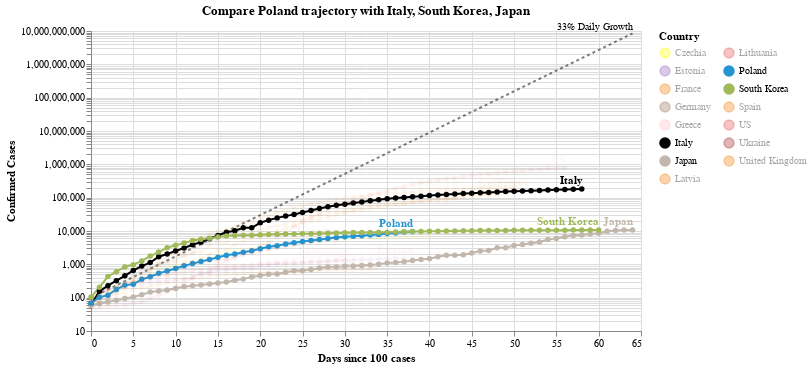

This figure's notebook cell:
### Code cell
#hide_input
chart3 = make_since_chart(['Poland'])
chart3

### Figure 1 — Vega-Lite specification as saved in the notebook (floating-point values rounded to 4 significant figures; data arrays with more than 128 entries replaced by an {"elided": "..."} marker saying what was removed)
{"config": {"view": {"continuousWidth": 400, "continuousHeight": 300}}, "layer": [{"mark": {"type": "line", "color": "black", "opacity": 0.5, "strokeDash": [3, 3]}, "encoding": {"x": {"type": "quantitative", "field": "Days since 100 cases"}, "y": {"type": "quantitative", "field": "Confirmed Cases"}}}, {"mark": {"type": "text", "align": "right", "dy": -6, "fontSize": 10, "text": "33% Daily Growth"}, "encoding": {"x": {"type": "quantitative", "field": "Days since 100 cases"}, "y": {"type": "quantitative", "field": "Confirmed Cases"}}, "transform": [{"filter": "(datum['Days since 100 cases'] >= 64)"}]}, {"data": {"name": "data-52cb7f5cdf0fc41d24ab2fdc43d3912e"}, "mark": {"type": "line", "point": true}, "encoding": {"color": {"type": "nominal", "field": "Country", "legend": {"columns": 2}, "scale": {"domain": ["Czechia", "Estonia", "France", "Germany", "Greece", "Italy", "Japan", "Latvia", "Lithuania", "Poland", "South Korea", "Spain", "US", "Ukraine", "United Kingdom"], "range": ["yellow", "#9467bd", "#F58518", "#9D755D", "pink", "black", "#C1B7AD", "#F58518", "#E45756", "#2495D3", "#A1BA59", "#F58518", "#E45756", "brown", "#F58518"]}}, "opacity": {"condition": {"value": 1, "selection": "selector011"}, "value": 0.05}, "tooltip": [{"type": "nominal", "field": "Country"}, {"type": "temporal", "field": "Date"}, {"type": "quantitative", "field": "Confirmed Cases"}, {"type": "quantitative", "field": "Days since 100 cases"}], "x": {"type": "quantitative", "field": "Days since 100 cases"}, "y": {"type": "quantitative", "field": "Confirmed Cases", "scale": {"type": "log"}}}, "selection": {"selector011": {"type": "multi", "fields": ["Country"], "bind": "legend", "init": [{"Country": "Poland"}, {"Country": "Italy"}, {"Country": "South Korea"}, {"Country": "Japan"}]}}, "width": 550}, {"data": {"name": "data-52cb7f5cdf0fc41d24ab2fdc43d3912e"}, "mark": {"type": "text", "align": "right", "dy": -8, "fontWeight": "bold"}, "encoding": {"color": {"type": "nominal", "field": "Country", "legend": {"columns": 2}, "scale": {"domain": ["Czechia", "Estonia", "France", "Germany", "Greece", "Italy", "Japan", "Latvia", "Lithuania", "Poland", "South Korea", "Spain", "US", "Ukraine", "United Kingdom"], "range": ["yellow", "#9467bd", "#F58518", "#9D755D", "pink", "black", "#C1B7AD", "#F58518", "#E45756", "#2495D3", "#A1BA59", "#F58518", "#E45756", "brown", "#F58518"]}}, "opacity": {"condition": {"value": 1, "selection": "selector011"}, "value": 0.05}, "text": {"type": "nominal", "field": "Country"}, "tooltip": [{"type": "nominal", "field": "Country"}, {"type": "temporal", "field": "Date"}, {"type": "quantitative", "field": "Confirmed Cases"}, {"type": "quantitative", "field": "Days since 100 cases"}], "x": {"type": "quantitative", "field": "Days since 100 cases"}, "y": {"type": "quantitative", "field": "Confirmed Cases", "scale": {"type": "log"}}}, "transform": [{"filter": "(datum['Date'] >= 1587340800000)"}], "width": 550}], "data": {"name": "data-764bc1a4e2ba599ae7884e7cf68b5304"}, "title": "Compare Poland trajectory with Italy, South Korea, Japan", "$schema": "https://vega.github.io/schema/vega-lite/v4.0.2.json", "datasets": {"data-764bc1a4e2ba599ae7884e7cf68b5304": [{"Days since 100 cases": 0, "Confirmed Cases": 100.0}, {"Days since 100 cases": 1, "Confirmed Cases": 133.0}, {"Days since 100 cases": 2, "Confirmed Cases": 176.9}, {"Days since 100 cases": 3, "Confirmed Cases": 235.3}, {"Days since 100 cases": 4, "Confirmed Cases": 312.9}, {"Days since 100 cases": 5, "Confirmed Cases": 416.2}, {"Days since 100 cases": 6, "Confirmed Cases": 553.5}, {"Days since 100 cases": 7, "Confirmed Cases": 736.1}, {"Days since 100 cases": 8, "Confirmed Cases": 979.1}, {"Days since 100 cases": 9, "Confirmed Cases": 1302.0}, {"Days since 100 cases": 10, "Confirmed Cases": 1732.0}, {"Days since 100 cases": 11, "Confirmed Cases": 2303.0}, {"Days since 100 cases": 12, "Confirmed Cases": 3064.0}, {"Days since 100 cases": 13, "Confirmed Cases": 4074.0}, {"Days since 100 cases": 14, "Confirmed Cases": 5419.0}, {"Days since 100 cases": 15, "Confirmed Cases": 7207.0}, {"Days since 100 cases": 16, "Confirmed Cases": 9586.0}, {"Days since 100 cases": 17, "Confirmed Cases": 12750.0}, {"Days since 100 cases": 18, "Confirmed Cases": 16960.0}, {"Days since 100 cases": 19, "Confirmed Cases": 22550.0}, {"Days since 100 cases": 20, "Confirmed Cases": 29990.0}, {"Days since 100 cases": 21, "Confirmed Cases": 39890.0}, {"Days since 100 cases": 22, "Confirmed Cases": 53060.0}, {"Days since 100 cases": 23, "Confirmed Cases": 70560.0}, {"Days since 100 cases": 24, "Confirmed Cases": 93850.0}, {"Days since 100 cases": 25, "Confirmed Cases": 124800.0}, {"Days since 100 cases": 26, "Confirmed Cases": 166000.0}, {"Days since 100 cases": 27, "Confirmed Cases": 220800.0}, {"Days since 100 cases": 28, "Confirmed Cases": 293700.0}, {"Days since 100 cases": 29, "Confirmed Cases": 390600.0}, {"Days since 100 cases": 30, "Confirmed Cases": 519500.0}, {"Days since 100 cases": 31, "Confirmed Cases": 690900.0}, {"Days since 100 cases": 32, "Confirmed Cases": 918900.0}, {"Days since 100 cases": 33, "Confirmed Cases": 1222000.0}, {"Days since 100 cases": 34, "Confirmed Cases": 1625000.0}, {"Days since 100 cases": 35, "Confirmed Cases": 2162000.0}, {"Days since 100 cases": 36, "Confirmed Cases": 2875000.0}, {"Days since 100 cases": 37, "Confirmed Cases": 3824000.0}, {"Days since 100 cases": 38, "Confirmed Cases": 5086000.0}, {"Days since 100 cases": 39, "Confirmed Cases": 6764000.0}, {"Days since 100 cases": 40, "Confirmed Cases": 8996000.0}, {"Days since 100 cases": 41, "Confirmed Cases": 11970000.0}, {"Days since 100 cases": 42, "Confirmed Cases": 15910000.0}, {"Days since 100 cases": 43, "Confirmed Cases": 21170000.0}, {"Days since 100 cases": 44, "Confirmed Cases": 28150000.0}, {"Days since 100 cases": 45, "Confirmed Cases": 37440000.0}, {"Days since 100 cases": 46, "Confirmed Cases": 49790000.0}, {"Days since 100 cases": 47, "Confirmed Cases": 66230000.0}, {"Days since 100 cases": 48, "Confirmed Cases": 88080000.0}, {"Days since 100 cases": 49, "Confirmed Cases": 117100000.0}, {"Days since 100 cases": 50, "Confirmed Cases": 155800000.0}, {"Days since 100 cases": 51, "Confirmed Cases": 207200000.0}, {"Days since 100 cases": 52, "Confirmed Cases": 275600000.0}, {"Days since 100 cases": 53, "Confirmed Cases": 366600000.0}, {"Days since 100 cases": 54, "Confirmed Cases": 487500000.0}, {"Days since 100 cases": 55, "Confirmed Cases": 648400000.0}, {"Days since 100 cases": 56, "Confirmed Cases": 862400000.0}, {"Days since 100 cases": 57, "Confirmed Cases": 1147000000.0}, {"Days since 100 cases": 58, "Confirmed Cases": 1525000000.0}, {"Days since 100 cases": 59, "Confirmed Cases": 2029000000.0}, {"Days since 100 cases": 60, "Confirmed Cases": 2698000000.0}, {"Days since 100 cases": 61, "Confirmed Cases": 3589000000.0}, {"Days since 100 cases": 62, "Confirmed Cases": 4773000000.0}, {"Days since 100 cases": 63, "Confirmed Cases": 6348000000.0}, {"Days since 100 cases": 64, "Confirmed Cases": 8443000000.0}], "data-52cb7f5cdf0fc41d24ab2fdc43d3912e": {"elided": "705 records"}}}
